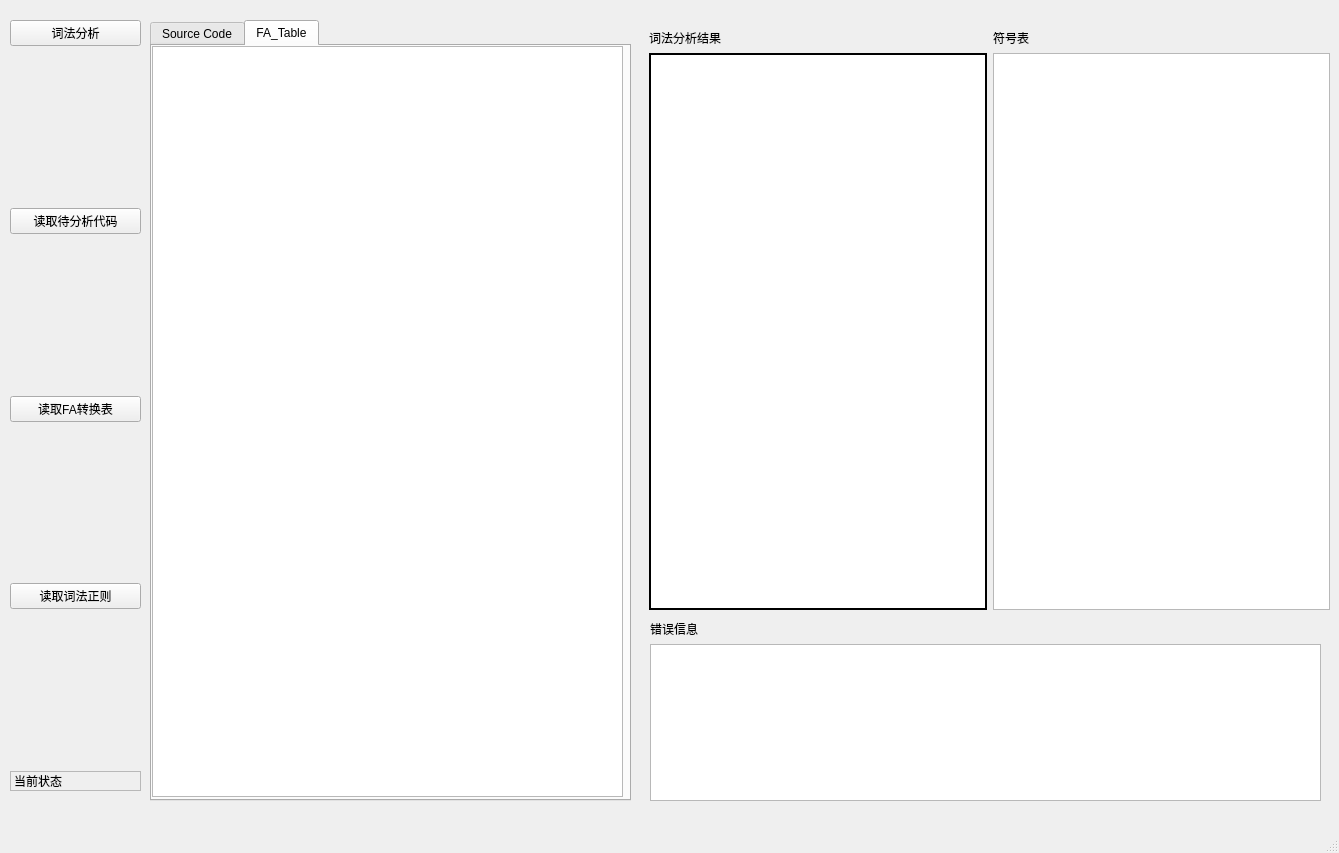
<?xml version="1.0" encoding="UTF-8"?>
<ui version="4.0">
 <class>MainWindow</class>
 <widget class="QMainWindow" name="MainWindow">
  <property name="geometry">
   <rect>
    <x>0</x>
    <y>0</y>
    <width>1339</width>
    <height>853</height>
   </rect>
  </property>
  <property name="sizePolicy">
   <sizepolicy hsizetype="Preferred" vsizetype="Preferred">
    <horstretch>0</horstretch>
    <verstretch>0</verstretch>
   </sizepolicy>
  </property>
  <property name="windowTitle">
   <string>MainWindow</string>
  </property>
  <property name="tabShape">
   <enum>QTabWidget::Rounded</enum>
  </property>
  <widget class="QWidget" name="centralwidget">
   <widget class="QWidget" name="gridLayoutWidget">
    <property name="geometry">
     <rect>
      <x>649</x>
      <y>29</y>
      <width>681</width>
      <height>581</height>
     </rect>
    </property>
    <layout class="QGridLayout" name="gridLayout">
     <item row="0" column="1">
      <widget class="QLabel" name="label_2">
       <property name="text">
        <string>符号表</string>
       </property>
      </widget>
     </item>
     <item row="2" column="1">
      <widget class="QTableView" name="tableView"/>
     </item>
     <item row="0" column="0">
      <widget class="QLabel" name="label">
       <property name="text">
        <string>词法分析结果</string>
       </property>
      </widget>
     </item>
     <item row="2" column="0">
      <widget class="QTableView" name="tableView_2">
       <property name="frameShape">
        <enum>QFrame::WinPanel</enum>
       </property>
       <property name="frameShadow">
        <enum>QFrame::Plain</enum>
       </property>
       <property name="gridStyle">
        <enum>Qt::SolidLine</enum>
       </property>
      </widget>
     </item>
    </layout>
   </widget>
   <widget class="QWidget" name="verticalLayoutWidget">
    <property name="geometry">
     <rect>
      <x>10</x>
      <y>20</y>
      <width>131</width>
      <height>771</height>
     </rect>
    </property>
    <layout class="QVBoxLayout" name="verticalLayout">
     <item>
      <widget class="QPushButton" name="pushButton_2">
       <property name="text">
        <string>词法分析</string>
       </property>
      </widget>
     </item>
     <item>
      <spacer name="verticalSpacer_4">
       <property name="orientation">
        <enum>Qt::Vertical</enum>
       </property>
       <property name="sizeHint" stdset="0">
        <size>
         <width>20</width>
         <height>40</height>
        </size>
       </property>
      </spacer>
     </item>
     <item>
      <widget class="QPushButton" name="pushButton">
       <property name="text">
        <string>读取待分析代码</string>
       </property>
      </widget>
     </item>
     <item>
      <spacer name="verticalSpacer_3">
       <property name="orientation">
        <enum>Qt::Vertical</enum>
       </property>
       <property name="sizeHint" stdset="0">
        <size>
         <width>20</width>
         <height>40</height>
        </size>
       </property>
      </spacer>
     </item>
     <item>
      <widget class="QPushButton" name="pushButton_4">
       <property name="text">
        <string>读取FA转换表</string>
       </property>
      </widget>
     </item>
     <item>
      <spacer name="verticalSpacer_2">
       <property name="orientation">
        <enum>Qt::Vertical</enum>
       </property>
       <property name="sizeHint" stdset="0">
        <size>
         <width>20</width>
         <height>40</height>
        </size>
       </property>
      </spacer>
     </item>
     <item>
      <widget class="QPushButton" name="pushButton_3">
       <property name="text">
        <string>读取词法正则</string>
       </property>
      </widget>
     </item>
     <item>
      <spacer name="verticalSpacer">
       <property name="orientation">
        <enum>Qt::Vertical</enum>
       </property>
       <property name="sizeHint" stdset="0">
        <size>
         <width>20</width>
         <height>30</height>
        </size>
       </property>
      </spacer>
     </item>
     <item>
      <widget class="QLabel" name="label_4">
       <property name="sizePolicy">
        <sizepolicy hsizetype="Preferred" vsizetype="Preferred">
         <horstretch>0</horstretch>
         <verstretch>0</verstretch>
        </sizepolicy>
       </property>
       <property name="frameShape">
        <enum>QFrame::StyledPanel</enum>
       </property>
       <property name="frameShadow">
        <enum>QFrame::Raised</enum>
       </property>
       <property name="text">
        <string>当前状态</string>
       </property>
      </widget>
     </item>
    </layout>
   </widget>
   <widget class="QTabWidget" name="CodeWidget">
    <property name="geometry">
     <rect>
      <x>150</x>
      <y>20</y>
      <width>481</width>
      <height>781</height>
     </rect>
    </property>
    <property name="currentIndex">
     <number>1</number>
    </property>
    <widget class="QWidget" name="tab">
     <attribute name="title">
      <string>Source Code</string>
     </attribute>
     <widget class="QPlainTextEdit" name="plainTextEdit">
      <property name="geometry">
       <rect>
        <x>0</x>
        <y>0</y>
        <width>471</width>
        <height>751</height>
       </rect>
      </property>
      <property name="frameShape">
       <enum>QFrame::Panel</enum>
      </property>
      <property name="frameShadow">
       <enum>QFrame::Sunken</enum>
      </property>
     </widget>
    </widget>
    <widget class="QWidget" name="FA_table">
     <attribute name="title">
      <string>FA_Table</string>
     </attribute>
     <widget class="QTableView" name="tableView_3">
      <property name="geometry">
       <rect>
        <x>0</x>
        <y>0</y>
        <width>471</width>
        <height>751</height>
       </rect>
      </property>
     </widget>
    </widget>
   </widget>
   <widget class="QWidget" name="verticalLayoutWidget_2">
    <property name="geometry">
     <rect>
      <x>650</x>
      <y>620</y>
      <width>671</width>
      <height>181</height>
     </rect>
    </property>
    <layout class="QVBoxLayout" name="verticalLayout_2">
     <item>
      <widget class="QLabel" name="label_3">
       <property name="text">
        <string>错误信息</string>
       </property>
      </widget>
     </item>
     <item>
      <widget class="QPlainTextEdit" name="plainTextEdit_2"/>
     </item>
    </layout>
   </widget>
  </widget>
  <widget class="QMenuBar" name="menubar">
   <property name="geometry">
    <rect>
     <x>0</x>
     <y>0</y>
     <width>1339</width>
     <height>26</height>
    </rect>
   </property>
  </widget>
  <widget class="QStatusBar" name="statusbar"/>
  <action name="actionSyntax">
   <property name="text">
    <string>Syntax</string>
   </property>
  </action>
  <action name="actionRead_FA_File">
   <property name="text">
    <string>Read FA File</string>
   </property>
  </action>
 </widget>
 <resources/>
 <connections>
  <connection>
   <sender>pushButton</sender>
   <signal>clicked()</signal>
   <receiver>pushButton</receiver>
   <slot>showMenu()</slot>
   <hints>
    <hint type="sourcelabel">
     <x>54</x>
     <y>245</y>
    </hint>
    <hint type="destinationlabel">
     <x>53</x>
     <y>248</y>
    </hint>
   </hints>
  </connection>
  <connection>
   <sender>pushButton_4</sender>
   <signal>clicked()</signal>
   <receiver>pushButton_4</receiver>
   <slot>showMenu()</slot>
   <hints>
    <hint type="sourcelabel">
     <x>76</x>
     <y>432</y>
    </hint>
    <hint type="destinationlabel">
     <x>76</x>
     <y>432</y>
    </hint>
   </hints>
  </connection>
  <connection>
   <sender>pushButton_3</sender>
   <signal>clicked()</signal>
   <receiver>pushButton_3</receiver>
   <slot>showMenu()</slot>
   <hints>
    <hint type="sourcelabel">
     <x>38</x>
     <y>617</y>
    </hint>
    <hint type="destinationlabel">
     <x>38</x>
     <y>617</y>
    </hint>
   </hints>
  </connection>
 </connections>
</ui>
